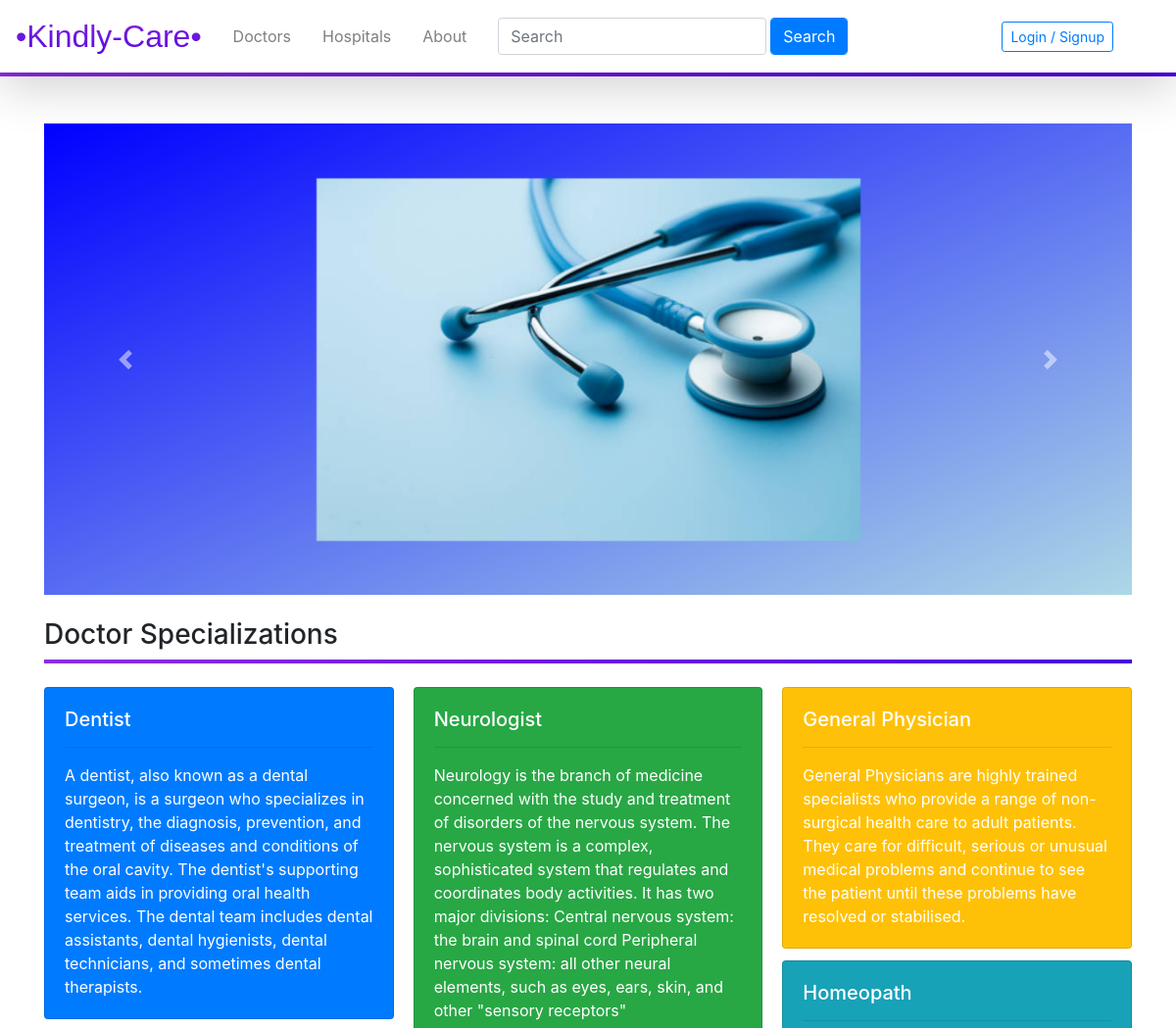
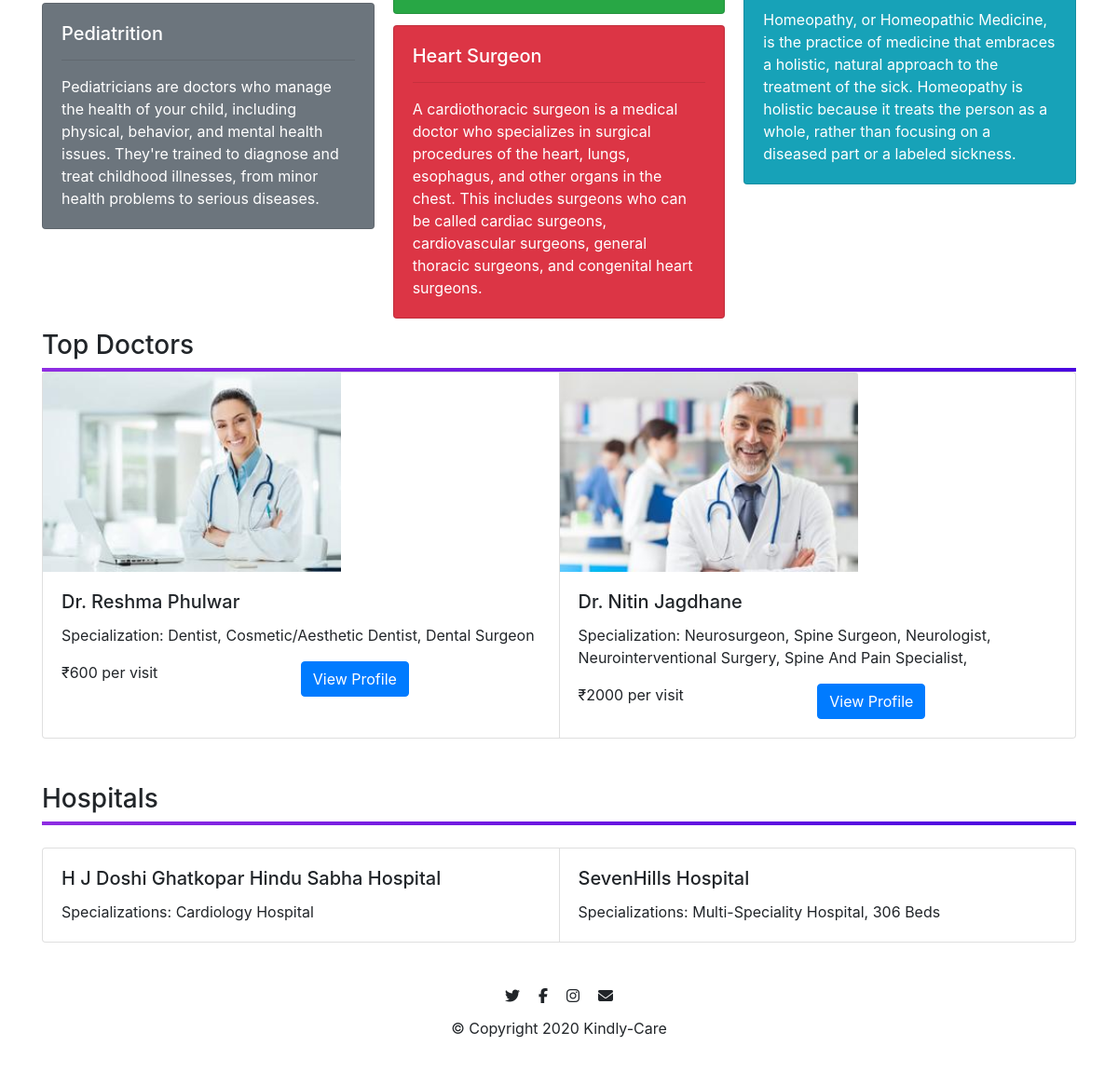
The page / on the database its author committed (2 pictures, top to bottom).
### kindlycare/models.py (models this page shows, shortened)
class Doctors(db.Model, UserMixin):
    __tablename__ = 'doctors'
    id = db.Column(db.Integer,primary_key = True)
    name = db.Column(db.String(20),nullable = False)
    password = db.Column(db.String(20))
    email = db.Column(db.String(64),unique = True,index = True)
    qualification = db.Column(db.String(50),nullable = False)
    specialization = db.Column(db.String(140))
    consultation_fees = db.Column(db.Integer, nullable = False)
    profile_image = db.Column(db.String(64),default = 'default_image.jpg')
    experience = db.Column(db.Text,nullable = False)
    contact_number = db.Column(db.String(10),nullable = False)
    description = db.Column(db.Text,nullable = False)
    address_line_1 = db.Column(db.Text,nullable = False,default='India')
    address_line_2 = db.Column(db.Text,nullable = False,default='India')
    address_line_3 = db.Column(db.Text,nullable = False,default='India')
    reviews = db.relationship('Reviews',backref='doctor')
    slots = db.relationship('Slots',backref='doctor')
    appointments = db.relationship('Appointments',backref='doctor')
    hospitals_name = db.relationship('Hospitals',secondary=relate, backref = db.backref('doctor', lazy = True))

class Hospitals(db.Model):
    __tablename__ = 'hospital'
    id = db.Column(db.Integer,primary_key=True)
    name = db.Column(db.String(100),nullable=False)
    speciality = db.Column(db.String(50),nullable=False)
    description = db.Column(db.Text,nullable=False)
    contact_no = db. Column(db.Integer,nullable=False)
    address = db.Column(db.Text,nullable=False)
    start_time = db.Column(db.Time,nullable=False)
    end_time = db.Column(db.Time,nullable=False)
    days = db.Column(db.PickleType,nullable=False)
    doctors_name = db.relationship('Doctors',secondary=relate, backref = db.backref('hospital', lazy = True))
    feedbacks = db.relationship('Feedback',backref='hospital')

### kindlycare/core/views.py (the view)
@core.route('/', methods=['GET', 'POST'])
def home():
    if request.method == 'POST':
        opt = request.form.get('options')
        return redirect(url_for('core.filter', opt=opt))
    docs = []
    hosps = []
    hosps = Hospitals.query.limit(6).all()
    den_flag = 0
    ped_flag = 0
    gen_phy_flag = 0
    heart_flag = 0
    homeo_flag = 0
    neuro_flag = 0
    for doc in Doctors.query.all():
        if 'dentist' in doc.specialization.lower() and den_flag == 0:
            docs.append(doc)
            den_flag = 1
        if 'pediatrition' in doc.specialization.lower() and ped_flag == 0:
            docs.append(doc)
            ped_flag = 1
        if 'general physician' in doc.specialization.lower() and gen_phy_flag == 0:
            docs.append(doc)
            ped_flag = 1
        if 'homeopath' in doc.specialization.lower() and homeo_flag == 0:
            docs.append(doc)
            ped_flag = 1
        if 'neurologist' in doc.specialization.lower() and neuro_flag == 0:
            docs.append(doc)
            ped_flag = 1
        if 'heart' in doc.specialization.lower() and heart_flag == 0:
            docs.append(doc)
            ped_flag = 1
    return render_template('index.html', docs=docs, hosps=hosps)

### kindlycare/templates/index.html (shortened to what this page needs)
{% extends 'base.html' %}
{% block content %}
<div>
    <br>
    <br>
    <div id="carouselExampleControls" class="carousel slide carousel-fade" data-ride="carousel" style="background: linear-gradient(to bottom right,blue,#add8e6);">
        <div class="carousel-inner">
            <div class="carousel-item active" style="text-align: center; padding-top: 5%; padding-bottom: 5%;">
                <img src="{{url_for('static',filename='sthethoscope.jpg')}}" alt="tree" style="width: 50%;">
            </div>
        </div>
        <a class="carousel-control-prev" href="#carouselExampleControls" role="button" data-slide="prev">
            <span class="carousel-control-prev-icon" aria-hidden="true"></span>
        </a>
        <a class="carousel-control-next" href="#carouselExampleControls" role="button" data-slide="next">
            <span class="carousel-control-next-icon" aria-hidden="true"></span>
        </a>
    </div><br>
    <h3>Doctor Specializations</h3>
    <div style="background-image: linear-gradient(to right,#8E2DE2,#4A00E0);width: 100%;height: 4px;"></div><br>
    <div class="card-columns">
        <div class="card text-white bg-primary">
            <div class="card-body">
                <h5 class="card-title">Dentist</h5>
                <hr>
                <p class="card-text">A dentist, also known as a dental surgeon, is a surgeon who specializes in
                    dentistry, the diagnosis, prevention, and treatment of diseases and conditions of the oral cavity.
                    The dentist's supporting team aids in providing oral health services. The dental team includes
                    dental assistants, dental hygienists, dental technicians, and sometimes dental therapists.</p>
            </div>
        </div>
        <div class="card text-white bg-secondary">
            <div class="card-body">
                <h5 class="card-title">Pediatrition</h5>
                <hr>
                <p class="card-text">Pediatricians are doctors who manage the health of your child, including physical,
                    behavior, and mental health issues. They're trained to diagnose and treat childhood illnesses, from
                    minor health problems to serious diseases.</p>
            </div>
        </div>
        <div class="card text-white bg-success">
            <div class="card-body">
                <h5 class="card-title">Neurologist</h5>
                <hr>
                <p class="card-text">Neurology is the branch of medicine concerned with the study and treatment of
                    disorders of the nervous system. The nervous system is a complex, sophisticated system that
                    regulates and coordinates body activities. It has two major divisions:
                    Central nervous system: the brain and spinal cord
                    Peripheral nervous system: all other neural elements, such as eyes, ears, skin, and other "sensory
                    receptors"</p>
            </div>
        </div>
        <div class="card text-white bg-danger">
            <div class="card-body">
                <h5 class="card-title">Heart Surgeon</h5>
                <hr>
                <p class="card-text">A cardiothoracic surgeon is a medical doctor who specializes in surgical procedures
                    of the heart, lungs, esophagus, and other organs in the chest. This includes surgeons who can be
                    called cardiac surgeons, cardiovascular surgeons, general thoracic surgeons, and congenital heart
                    surgeons.</p>
            </div>
        </div>
        <div class="card text-white bg-warning">
            <div class="card-body">
                <h5 class="card-title">General Physician</h5>
                <hr>
                <p class="card-text">General Physicians are highly trained specialists who provide a range of
                    non-surgical health care to adult patients. They care for difficult, serious or unusual medical
                    problems and continue to see the patient until these problems have resolved or stabilised.</p>
            </div>
        </div>
        <div class="card text-white bg-info">
            <div class="card-body">
                <h5 class="card-title">Homeopath</h5>
                <hr>
                <p class="card-text">Homeopathy, or Homeopathic Medicine, is the practice of medicine that embraces a
                    holistic, natural approach to the treatment of the sick. Homeopathy is holistic because it treats
                    the person as a whole, rather than focusing on a diseased part or a labeled sickness.</p>
            </div>
        </div>
    </div>
    <h3>Top Doctors</h3>
    <div style="background-image: linear-gradient(to right,#8E2DE2,#4A00E0);width: 100%;height: 4px;"></div>
    {% if docs %}
    <div class="card-group">
        {%for doc in docs%}
        <div class="card" style="width: 20rem;">
            <img class="card-img-top" src="{{url_for('static',filename='profile_pics/'+doc.profile_image)}}"
                style="width:20rem;" alt="Card image cap">
            <div class="card-body">
                <h5 class="card-title">Dr. {{doc.name}}</h5>
                <p class="card-text">Specialization: {{doc.specialization}}</p>
                <div class="row no-gutters">
                    <div class="col-md-6">
                        <p class="card-text">₹{{doc.consultation_fees}} per visit</p>
                    </div>
                    <div class="col-md-6">
                        <a href="{{url_for('doctors.viewDoctor',doctor_id=doc.id)}}" class="btn btn-primary">View Profile</a>
                    </div>
                </div>
            </div>
        </div>
        {%endfor%}
    </div>
    {% endif %}
    <br>
    <br>
    <h3>Hospitals</h3>
    <div style="background-image: linear-gradient(to right,#8E2DE2,#4A00E0);width: 100%;height: 4px;"></div>
    <br>
    <div class="card-group">
        {%for h in hosps%}
        <div class="card">
            <div class="card-body">
                <h5 class="card-title">{{h.name}}</h5>
                <p class="card-text">Specializations: {{h.speciality}}</p>
            </div>
        </div>
        {%endfor%}
    </div>
</div>
<footer id="footer" style="text-align: center; background-color: #fff; padding: 3% 15%;">
    <i class="fab fa-twitter footer-icon" style="padding: 2% 1%;"></i>
    <i class="fab fa-facebook-f footer-icon" style="padding: 2% 1%;"></i>
    <i class="fab fa-instagram footer-icon" style="padding: 2% 1%;"></i>
    <i class="fas fa-envelope footer-icon" style="padding: 2% 1%;"></i>
    <p>© Copyright 2020 Kindly-Care</p>
</footer>
{% endblock %}

### kindlycare/templates/base.html (style rules this page uses)
html { scroll-behavior: smooth; }

### rows shown on the page
Doctors: profile_image (picture), name "Reshma Phulwar", specialization "Dentist, Cosmetic/Aesthetic Dentist, Dental Surgeon", consultation_fees "600"
Doctors: profile_image (picture), name "Nitin Jagdhane", specialization "Neurosurgeon, Spine Surgeon, Neurologist, Neurointerventional Surgery, Spine And Pain Specialist,", consultation_fees "2000"
Hospitals: name "H J Doshi Ghatkopar Hindu Sabha Hospital", speciality "Cardiology Hospital"
Hospitals: name "SevenHills Hospital", speciality "Multi-Speciality Hospital, 306 Beds"
